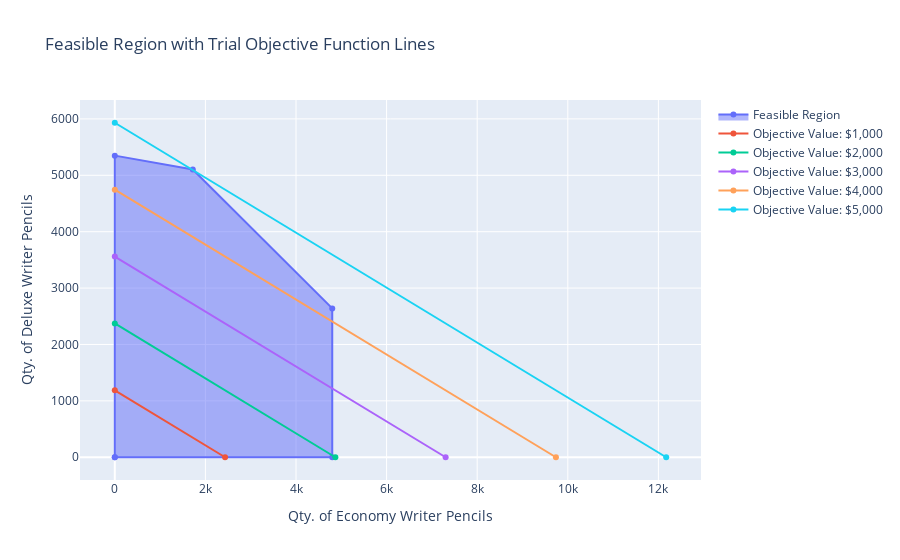

Notebook code cell kept with this figure:
### Markdown cell above
### Optimal Solution Investigation

### Code cell
obj_traces = []
for i in [1000, 2000, 3000, 4000, 5000]:
    obj_traces.append(go.Scatter(
        x = [0, i/profit_contrib['Economy']],
        y = [i/profit_contrib['Deluxe'], 0],
        name = f'Objective Value: ${i:,}'
    ))
    
layout['title']['text'] = 'Feasible Region with Trial Objective Function Lines'
fig = go.Figure(data=[feasible_region]+obj_traces, layout=layout)
iplot(fig)

### Figure 1 — Plotly figure (JSON) as saved in the notebook; plotly's stock layout.template omitted (floating-point values rounded to 4 significant figures)
{"data": [{"fill": "toself", "name": "Feasible Region", "type": "scatter", "x": [0, 0, 1722.0, 4800, 4800, 0], "y": [0, 5349.0, 5103.0, 2640, 0, 0]}, {"name": "Objective Value: $1,000", "type": "scatter", "x": [0, 2434.0], "y": [1186.0, 0]}, {"name": "Objective Value: $2,000", "type": "scatter", "x": [0, 4869.0], "y": [2373.0, 0]}, {"name": "Objective Value: $3,000", "type": "scatter", "x": [0, 7303.0], "y": [3559.0, 0]}, {"name": "Objective Value: $4,000", "type": "scatter", "x": [0, 9738.0], "y": [4745.0, 0]}, {"name": "Objective Value: $5,000", "type": "scatter", "x": [0, 12170.0], "y": [5932.0, 0]}], "layout": {"autosize": true, "title": {"text": "Feasible Region with Trial Objective Function Lines"}, "xaxis": {"autorange": true, "range": [-730.1, 12900.0], "title": {"text": "Qty. of Economy Writer Pencils"}, "type": "linear"}, "yaxis": {"autorange": true, "range": [-417.7, 6349.0], "title": {"text": "Qty. of Deluxe Writer Pencils"}, "type": "linear"}}}
